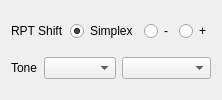
    <widget class="QWidget" name="tab_FM">
     <property name="autoFillBackground">
      <bool>true</bool>
     </property>
     <attribute name="title">
      <string>FM</string>
     </attribute>
     <layout class="QGridLayout" name="gridLayout_3">
      <item row="0" column="0" colspan="2">
       <layout class="QHBoxLayout" name="horizontalLayout_3">
        <item>
         <widget class="QLabel" name="label_RPTshift">
          <property name="text">
           <string>RPT Shift</string>
          </property>
         </widget>
        </item>
        <item>
         <widget class="QRadioButton" name="radioButton_RPTshiftSimplex">
          <property name="text">
           <string>Simplex</string>
          </property>
          <property name="checked">
           <bool>true</bool>
          </property>
         </widget>
        </item>
        <item>
         <widget class="QRadioButton" name="radioButton_RPTshiftMinus">
          <property name="text">
           <string>-</string>
          </property>
         </widget>
        </item>
        <item>
         <widget class="QRadioButton" name="radioButton_RPTshiftPlus">
          <property name="text">
           <string>+</string>
          </property>
         </widget>
        </item>
       </layout>
      </item>
      <item row="1" column="0">
       <layout class="QHBoxLayout" name="horizontalLayout_2">
        <item>
         <widget class="QLabel" name="label_tone">
          <property name="text">
           <string>Tone</string>
          </property>
         </widget>
        </item>
        <item>
         <widget class="QComboBox" name="comboBox_toneType"/>
        </item>
       </layout>
      </item>
      <item row="1" column="1">
       <widget class="QComboBox" name="comboBox_toneFreq"/>
      </item>
     </layout>
    </widget>
